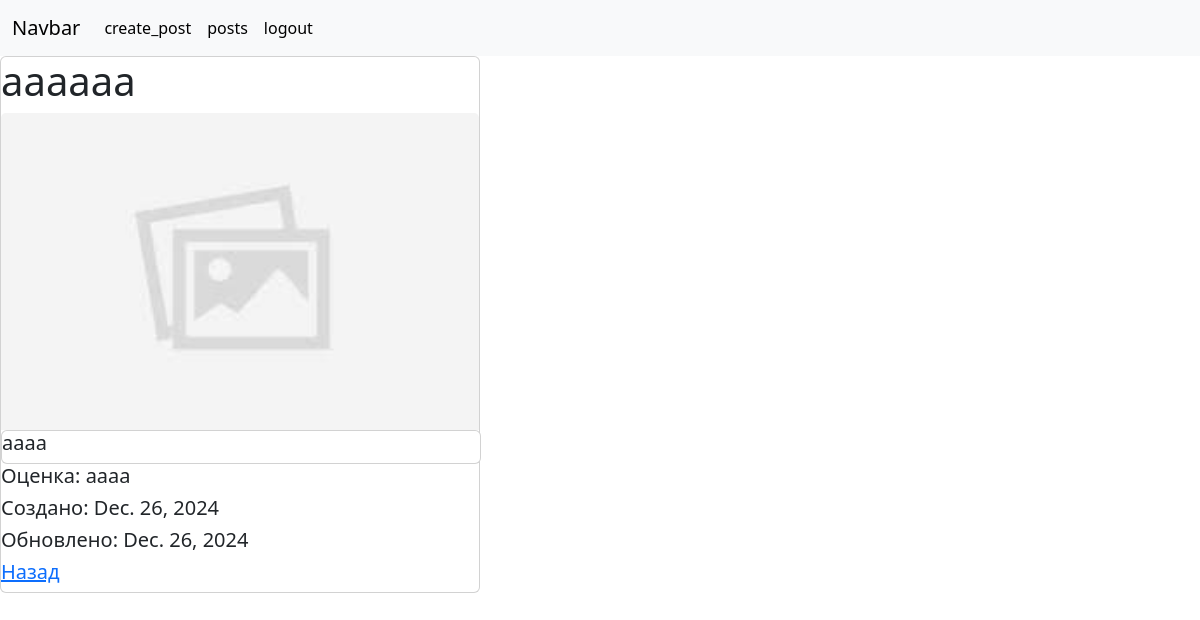
Screenshot of /post_detail/11/ (signed in) with the database file from the repository.
### posts/models.py (models this page shows, shortened)
class Post(models.Model):
    category = models.ForeignKey(Category, models.CASCADE, null=True, blank=True)
    tag = models.ManyToManyField(Tag, blank=True, null=True)
    title = models.CharField(max_length=100)
    content = models.CharField(max_length=100)
    rate = models.CharField(max_length=100, null=True,blank=True)
    create_at = models.DateField(auto_now_add=True)
    update_at = models.DateField(auto_now=True)
    image = models.ImageField(null=True, blank=True)

### posts/views.py (the view)
# urls.py: path('post_detail/<int:id>/', detail_view),
@login_required(login_url="login-view")
def detail_view(request, id):
    post = Post.objects.get(id=id)
    return render(request, "posts/post_detail.html", context={"post" : post})

### templates/posts/post_detail.html (shortened to what this page needs)
{% extends 'main.html' %}
{% block content %}
<div>
    <!DOCTYPE html>
<html lang="ru">
<head>
</head>
<body>
    <div class="card" style="width: 30rem;">
    <h1>{{ post.title }}</h1>
    {% if post.image %}
    <img src='{{post.image.url}}' class="card-img-top" alt="...">
    {% else %}
    <img src="/static/place_holder.jpg" class="card-img-top" alt="...">
    {% endif %}
        <div class="card" style="width: 30rem;">
            <h5>{{ post.content }}</h5>
        </div>
    <h5>Оценка: {{ post.rate }}</h5>
    <h5>Создано: {{ post.create_at }}</h5>
    <h5>Обновлено: {{ post.update_at }}</h5>
    <h5>
    <a href="/list_view/">Назад</a>
    </h5>
    </div>
</body>
</html>
</div>
{% endblock %}

### rows the page displays
Post: title "aaaaaa", content "aaaa", rate "aaaa", create_at "Dec. 26, 2024", update_at "Dec. 26, 2024"
